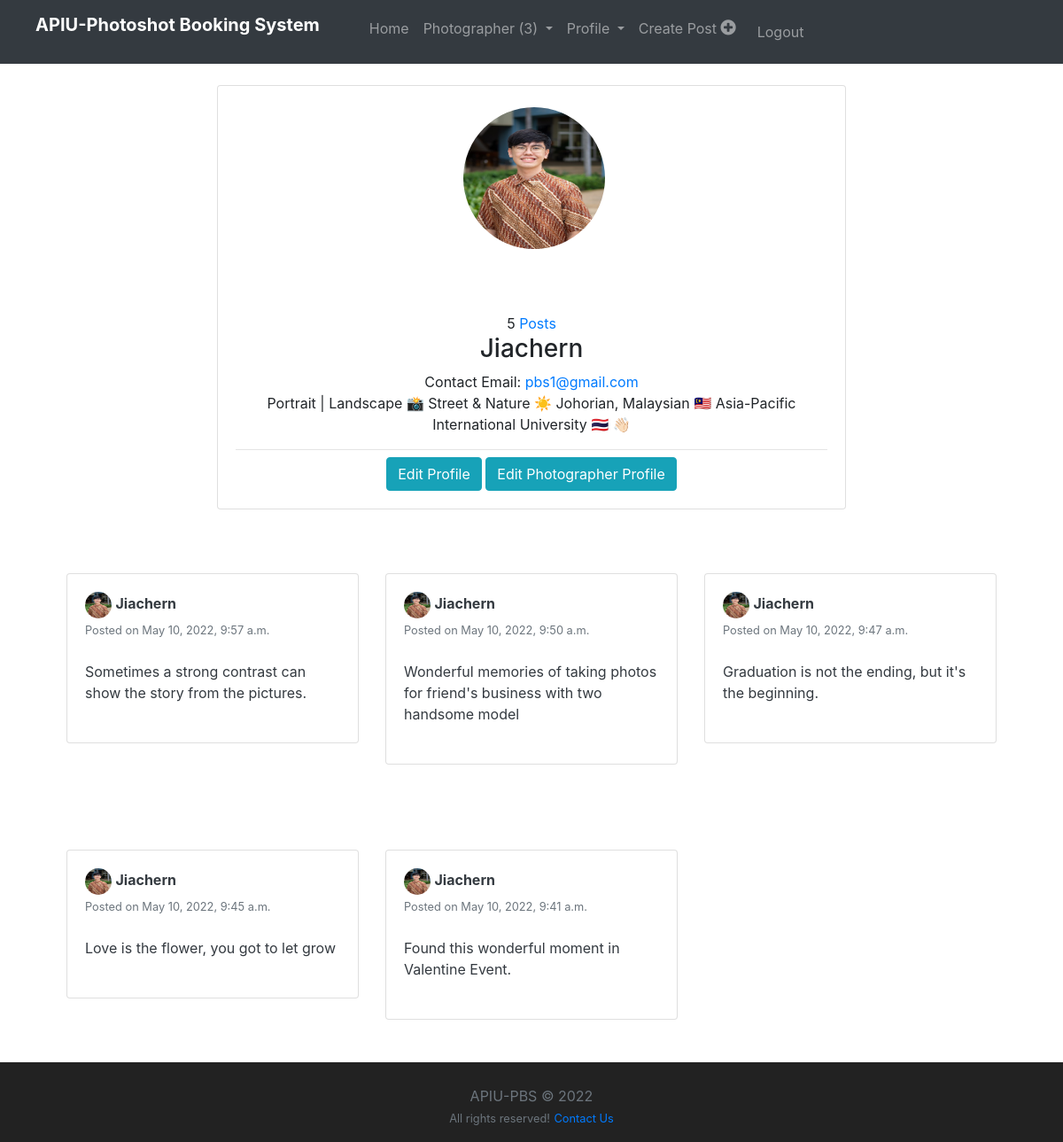
Page /my-profile/ (signed in) on the committed database.
### order/models.py (models this page shows, shortened)
class Photographer(models.Model):
	user = models.OneToOneField(User, on_delete=models.CASCADE, related_name="photographer_user")
	slug = AutoSlugField(populate_from='user')
	experience = models.CharField(max_length=255, blank=False)
	devices = models.CharField(max_length=100, blank=False)
	application = models.CharField(max_length=255, blank=True)
	price = models.CharField(max_length=20, blank=False)
	@property
	def count_order(self):
		return Order.objects.filter(Q(status='Pending') | Q(status='Accepted'), to_user1__user=self.user).count()

### users/models.py (models this page shows, shortened)
class Profile(models.Model):
	user = models.OneToOneField(User, on_delete=models.CASCADE)
	image = models.ImageField(default='default.png', upload_to='profile_pics')
	slug = AutoSlugField(populate_from='user')
	bio = models.CharField(max_length=255, blank=True)
	friends = models.ManyToManyField("Profile", blank=True)
	def get_absolute_url(self):
		return "/users/{}".format(self.slug)

### feed/models.py (models this page shows, shortened)
class Post(models.Model):
	description = models.CharField(max_length=255, blank=True)
	pic = models.ImageField(upload_to='path/to/img')
	date_posted = models.DateTimeField(default=timezone.now)
	user_name = models.ForeignKey(User, on_delete=models.CASCADE, related_name="userPosts")
	tags = models.CharField(max_length=100, blank=True)

### users/views.py (the view)
# urls.py: path('my-profile/', user_views.my_profile, name='my_profile'),
@login_required
def my_profile(request):
	p = request.user.profile
	you = p.user
	sent_friend_requests = FriendRequest.objects.filter(from_user=you)
	rec_friend_requests = FriendRequest.objects.filter(to_user=you)
	user_posts = Post.objects.filter(user_name=you).order_by('-date_posted')
	friends = p.friends.all()
	button_status = 'none'
	if p not in request.user.profile.friends.all():
		button_status = 'not_friend'
		if len(FriendRequest.objects.filter(
			from_user=request.user).filter(to_user=you)) == 1:
				button_status = 'friend_request_sent'
		if len(FriendRequest.objects.filter(
			from_user=p.user).filter(to_user=request.user)) == 1:
				button_status = 'friend_request_received'
	context = {
		'u': you,
		'button_status': button_status,
		'friends_list': friends,
		'sent_friend_requests': sent_friend_requests,
		'rec_friend_requests': rec_friend_requests,
		'post_count': user_posts.count,
		'posts' : user_posts,
	}
	return render(request, "users/profile.html", context)

### users/templates/users/profile.html (shortened to what this page needs)
{% extends "feed/layout.html" %} {% load static %} {% block cssfiles %} {% endblock cssfiles %} {% block content %}
<div class="main-content">
  <br>
  <div class="container mt-7">
    <div class="row">
      <div class="col-xl-8 m-auto order-xl-2 mb-5 mb-xl-0">
        <div class="card card-profile shadow">
          <div class="row justify-content-center">
            <div class="col-lg-3 order-lg-2">
              <br>
              <div class="card-profile-image">
                <a href="{{ u.profile.image.url }}">
                  <img src="{{ u.profile.image.url }}" class="rounded-circle" width="160px" height="160px" />
                </a>
              </div>
            </div>
          </div>
          <div class="card-body pt-0 pt-md-4">
            <div class="row">
              <div class="col">
                <div class="card-profile-stats d-flex justify-content-center mt-md-5">
                  <div>
                    <span class="heading">{{ post_count }}</span>
                    <span class="description"><a href="{% url 'user-posts' u.username %}">Posts</a></span>
                  </div>
                </div>
              </div>
            </div>
            <div class="text-center">
              <h3>{{ u }}</h3>
              Contact Email: <a href="mailto:{{ u.email }}">{{ u.email }}</a>
              <p>{{ u.profile.bio }}</p>
              {% if request.user == u %}
              <hr class="my-2" />
              <a class="btn btn-info" href="{% url 'edit_profile' %}">Edit Profile</a>
              {% if user.photographer_user.all.first.user.pk == u.user.pk %}
              <a class="btn btn-info" href="{% url 'edit_photographer' %}">Edit Photographer Profile</a>
              {% endif %}
              {% endif %}
            </div>
          </div>
        </div>
      </div>
    </div>
    <br />
    <div class="container">
      <div class="row">
        {% for post in posts %}
        <div class="col-lg-4 col-md-12 mb-4 mb-lg-0">
          <div class="card card-signin my-5">
            <div class="card-body">
              <a href="{{ post.user_name.profile.get_absolute_url }}"><img src="{{ post.user_name.profile.image.url }}"
                  class="rounded-circle" width="30" height="30" alt=""></a>
              <a class="text-dark" href="{{ post.user_name.profile.get_absolute_url }}"><b>{{ post.user_name }}</b></a>
              <br><small class="text-muted">Posted on {{ post.date_posted }}</small>
              <br><br>
              <p class="card-text text-dark">{{ post.description }}</p>
            </div>
            <a href="{% url 'post-detail' post.id %}"><img class="card-img-top" src="{{ post.pic.url }}" alt=""></a>
          </div>
        </div>
        {% endfor %}
      </div>
    </div>
  </div>
</div>
{% endblock content %}

### feed/templates/feed/layout.html (shortened to what this page needs)
{% load static %}
<!DOCTYPE html>
<html>
<head>
	<link rel="stylesheet" href="https://maxcdn.bootstrapcdn.com/bootstrap/4.0.0/css/bootstrap.min.css">
	<link rel="stylesheet" type="text/css" href="https://storage.googleapis.com/bytewalk/profilepage.css">
	<link rel="stylesheet" type="text/css" href="https://storage.googleapis.com/bytewalk/styles.css">
	<link rel="stylesheet" href="https://cdnjs.cloudflare.com/ajax/libs/font-awesome/4.7.0/css/font-awesome.min.css">
</head>
<body>
	<nav class="navbar navbar-expand-lg navbar-dark bg-dark sticky-top">
		<p class="navbar-brand ml-4 mr-4" href="#"><b>APIU-Photoshot Booking System</b></p>
		<div class="collapse navbar-collapse" id="navbarNavAltMarkup">
			<div class="navbar-nav ml-4 mr-4">
				<a class="nav-item nav-link" href="{% url 'home' %}">Home</a>
				{% if user.is_authenticated %}
				<div class="dropdown">
					{% if user.photographer_user.count_order >= 1 %}
					<a class="nav-item nav-link  dropdown-toggle" type="button" id="dropdownMenuButton"
						data-toggle="dropdown" aria-haspopup="true" aria-expanded="false" style="cursor: pointer;">
						Photographer ({{user.photographer_user.count_order}})
					</a>
					{% endif %}
				</div>
				<div class="dropdown">
					<a class=" nav-item nav-link  dropdown-toggle" type="button" id="dropdownMenuButton"
						data-toggle="dropdown" aria-haspopup="true" aria-expanded="false" style="cursor: pointer;">
						Profile
					</a>
				</div>
				{% if user.photographer_user %}
				<a class="nav-item nav-link" href="{% url 'post-create' %}">Create Post <i class="fa fa-plus-circle"
						style="font-size: 20px;"></i></a>
				{% endif %}
				<a class="nav-item nav-link float-right" href="{% url 'logout' %}" style="padding: 12px 16px">Logout</a>
				{% else %}
				<a class="nav-item nav-link" href="{% url 'login' %}">Login</a>
				<a class="nav-item nav-link" href="{% url 'register' %} ">Register</a>
				{% endif %}
			</div>
		</div>
	</nav>
	<div class="container">
		{% block content %}{% endblock content %}
	</div>
	<footer class="page-footer font-small black"
		style="height: 90px; padding: 10px 10px 0px 10px; width: 100%; background: #222;">
		<div class="footer-copyright text-center py-3 text-muted">APIU-PBS © 2022
			<br><small class="text-muted">All rights reserved!</small>
			<small class="text-muted"><a href="mailto:aiupbs2022@gmail.com">Contact Us</a></small>
		</div>
	</footer>
</body>
</html>

### rows in the picture
Post: user_name.profile.image (picture), user_name "Jiachern", date_posted "May 10, 2022, 9:57 a.m.", description "Sometimes a strong contrast can show the story from the pictures."
Post: user_name.profile.image (picture), user_name "Jiachern", date_posted "May 10, 2022, 9:50 a.m.", description "Wonderful memories of taking photos for friend's business with two handsome model"
Post: user_name.profile.image (picture), user_name "Jiachern", date_posted "May 10, 2022, 9:47 a.m.", description "Graduation is not the ending, but it's the beginning."
Post: user_name.profile.image (picture), user_name "Jiachern", date_posted "May 10, 2022, 9:45 a.m.", description "Love is the flower, you got to let grow"
Post: user_name.profile.image (picture), user_name "Jiachern", date_posted "May 10, 2022, 9:41 a.m.", description "Found this wonderful moment in Valentine Event."

### other values in the picture
{{ user.photographer_user.count_order }} "3"
{{ post_count }} "5"
{{ u }} "Jiachern"
{{ u.email }} "pbs1@gmail.com"
{{ u.profile.bio }} "Portrait | Landscape 📸 Street & Nature ☀️ Johorian, Malaysian 🇲🇾 Asia-Pacific International University 🇹🇭 👋🏻"
